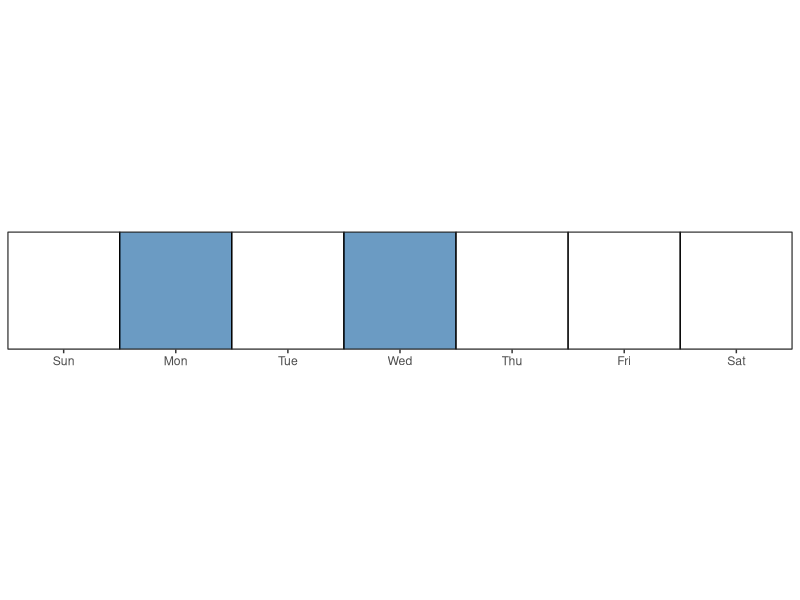
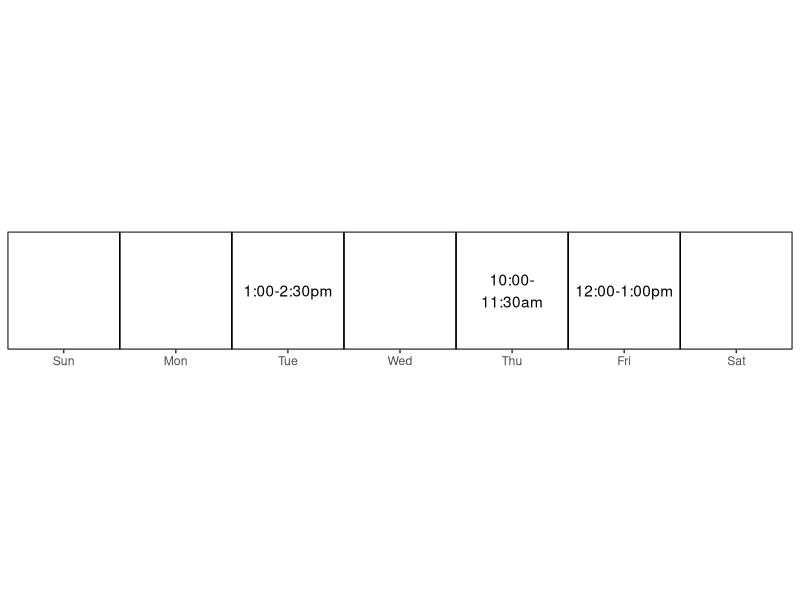
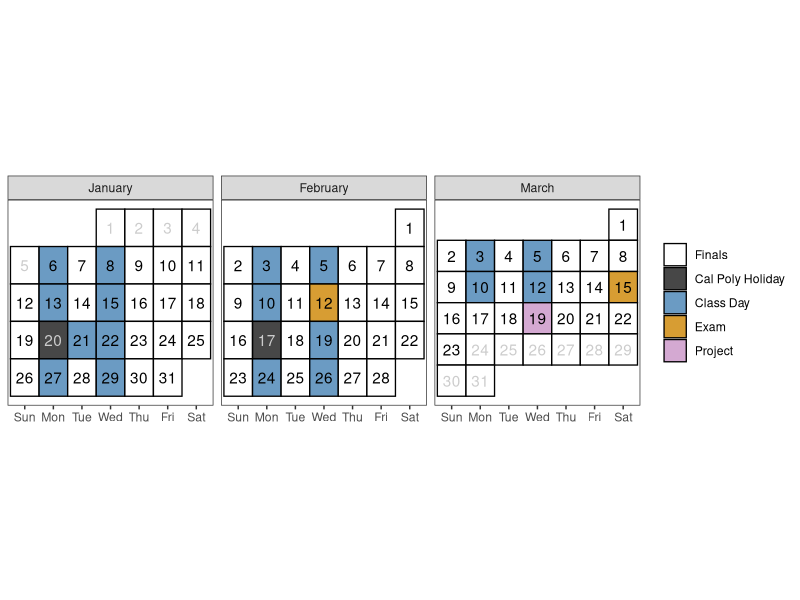

The R script that drew these images, in order:
## ---- chunk 1
#| include: false
library(tidyverse)

# Create a calendar for your syllabus ----
# Source: http://svmiller.com/blog/2020/08/a-ggplot-calendar-for-your-semester/
# Format: YYYYMMDD

# What are the full dates of the semester?
semester_dates <- seq(ymd(20250106), ymd(20250323), by = 1)

# Weekday(s) of class
class_wdays <- c("Mon", "Wed")

# Breaks
not_here_dates <- c(
  ymd("20250120"),
  ymd("20250217")
  # Break
  # seq(ymd(20221017), ymd(20221018), by = 1)
  )

# Dates of Exams
exam_dates <- c(ymd(20250212), 
                ymd(20250315)
                )
finals_week <- seq(ymd(20250317), ymd(20250321), by = 1)
project_dates <- ymd(20250319)

# Custom function for treating the first day of the month as the first week 
# of the month up until the first Sunday 
# (unless Sunday was the start of the month)
wom <- function(date) {
    first <- wday(as.Date(paste(year(date), month(date), 1, sep = "-")))
    return((mday(date) + (first - 2)) %/% 7 + 1)
}

# Create a data frame of dates, assign to Cal
Cal <- tibble(date = seq(ymd(20250101), ymd(20250331), by = 1))  |> 
  mutate(mon      = lubridate::month(date, label = T, abbr = F),
         wkdy     = weekdays(date, abbreviate = T),
         wkdy     = fct_relevel(wkdy, "Sun", "Mon", "Tue", "Wed", "Thu","Fri", "Sat"), # make sure Sunday comes first
         semester = date %in% semester_dates, 
         project  = date %in% project_dates,
         exams    = date %in% exam_dates, # is it an exam?
         not_here = date %in% not_here_dates, # is it a day off?
         exam_wk  = date %in% finals_week,
         day      = lubridate::mday(date), 
         week     = wom(date)
         ) |> 
  mutate(category = case_when(project ~ "Project",
                              exams ~ "Exam",
                              not_here ~ "Cal Poly Holiday",
                              wkdy %in% class_wdays & !not_here & !exam_wk & date %in% semester_dates ~ "Class Day",
                              date %in% ymd(20250121) ~ "Class Day",
                              semester ~ "Finals",
                              TRUE ~ "NA")
         )

class_cal <- Cal |> 
  ggplot(aes(wkdy, week)) +
  theme_bw() +
  theme(aspect.ratio = 1, 
        panel.grid.major.x = element_blank(),
        legend.position = "right",
        legend.title = element_blank(),
        axis.title.y = element_blank(), 
        axis.title.x = element_blank(),
        axis.ticks.y = element_blank(), 
        axis.text.y = element_blank()) +
  geom_tile(alpha = 0.8, 
            aes(fill = category), 
            color="black", 
            linewidth = 0.45
            ) +
  facet_wrap(~ mon, scales = "free", ncol=3) +
  geom_text(aes(label = day, color = semester & (!not_here))) +
  # put your y-axis down, flip it, and reverse it
  scale_y_reverse(breaks = NULL) +
  # manually fill scale colors to something you like...
  scale_color_manual(values = c("FALSE" = "grey80", "TRUE" = "black"), guide = "none") + 
  scale_fill_manual(values=c("Class Day"="steelblue", 
                             "Finals"="white",
                             "Cal Poly Holiday" = "grey10",
                             "NA" = "white", # I like these whited out...
                             "Exam"="orange3",
                             "Project"="#c994c7"),
                    #... but also suppress a label for a non-class semester day
                    breaks=c("Finals", "Cal Poly Holiday", "Class Day","Exam","Project"))
# class_cal

exam_days <- Cal |> 
  filter(category == "Exam") |> 
  mutate(topic = c("Midterm Exam", 
                   "Final Exam"
                   )
         ) |> 
  rowwise() |> 
  mutate(sem_week = week(date),
         Date = paste(format(date, "%b %e"), sep = ",", collapse = ", "))

project_days <- Cal |> 
  filter(category == "Project") |> 
  mutate(topic = c("Project Final Report Due")
         ) |> 
  rowwise() |> 
  mutate(Date = paste(format(date, "%b %e"), sep = ",", collapse = ", "))



class_days <- Cal |> 
  filter(date %in% semester_dates,
         category %in% c("Class Day")
         ) |>  
  group_by(mon, week) |> 
  summarize(Date = paste(format(date, "%b %e"), sep = ",", collapse = ", ")) |> 
  ungroup() |>
  mutate(topic = c(
    "Introduction to R",
    "Tidy Data + Basics of Graphics",
    "Data Cleaning and Manipulation",
    "Data Transformations + Factors",
    "Special Data Types",
    "Version Control",
    "Functions",
    "Functional Programming",
    "Simulation",
    "Predictive Checks")) |> 
  bind_rows(project_days) |> 
  bind_rows(exam_days) |> 
  arrange(mon, week) |> 
  select(Date, Topic = topic)


# Weekday(s) of office hours
officehr_wdays <- c("Tue", "Thu", "Fri")

# Create a data frame of dates, assign to Cal
Cal2 <- tibble(date = seq(ymd(20240107), ymd(20240113), by = 1))  |> 
  mutate(mon      = lubridate::month(date, label = T, abbr = F),
         wkdy     = weekdays(date, abbreviate = T),
         wkdy     = fct_relevel(wkdy, "Sun", "Mon", "Tue", "Wed", "Thu","Fri", "Sat"), # make sure Sunday comes first
         week     = wom(date),
         classday = wkdy %in% class_wdays,
         officehrday = wkdy %in% officehr_wdays,
         officehrtime = c(NA, NA, "1:00-2:30pm",NA,  "10:00-\n11:30am", "12:00-1:00pm", NA)
  )


classday_cal <- Cal2 |> 
  ggplot(aes(wkdy, week)) +
  theme_bw() +
  theme(aspect.ratio = 0.15, 
        panel.grid.major.x = element_blank(),
        legend.position = "right",
        legend.title = element_blank(),
        axis.title.y = element_blank(), 
        axis.title.x = element_blank(),
        axis.ticks.y = element_blank(), 
        axis.text.y = element_blank()) +
  geom_tile(alpha = 0.8, 
            aes(fill = classday), 
            color="black", 
            linewidth = 0.45,
            show.legend = F
  ) +
  scale_x_discrete(expand = c(0,0)) +
  scale_y_discrete(expand = c(0,0)) +
  scale_fill_manual(values=c("white", "steelblue")
                    )
# classday_cal

officehr_cal <- Cal2 |> 
  ggplot(aes(wkdy, week)) +
  theme_bw() +
  theme(aspect.ratio = 0.15, 
        panel.grid.major.x = element_blank(),
        legend.position = "right",
        legend.title = element_blank(),
        axis.title.y = element_blank(), 
        axis.title.x = element_blank(),
        axis.ticks.y = element_blank(), 
        axis.text.y = element_blank()) +
  geom_tile(alpha = 0., 
            aes(fill = officehrday), 
            color="black", 
            linewidth = 0.45,
            show.legend = F
  ) +
  geom_text(aes(label = officehrtime), color = "black") +
  scale_x_discrete(expand = c(0,0)) +
  scale_y_discrete(expand = c(0,0)) +
  scale_fill_manual(values=c("white", "gray")
  )
# officehr_cal

## ---- chunk 2
#| include: false
#| echo: false
#| warning: false
#| message: false
#| fig-width: 7
#| fig-height: 1.5
#| out-width: 75%
#| fig-align: center
#| fig-pos: H
classday_cal
## ---- chunk 3
#| echo: false
#| warning: false
#| message: false
#| fig-width: 7
#| fig-height: 1.5
#| out-width: 90%
#| fig-align: center
#| fig-pos: H
officehr_cal
## ---- chunk 4
#| echo: false
#| eval: true
#| warning: false
#| fig-width: 8
#| fig-height: 3.5
#| fig-pos: 'h'
#| fig-cap: "Note: Tuesday, January 21st will follow a Monday class schedule."
class_cal
## ---- chunk 5
#| echo: false
#| eval: true
#| fig-pos: 'h'
class_days |> 
kableExtra::kable(caption = "Tentative schedule of class topics and important due dates", format = "simple")
